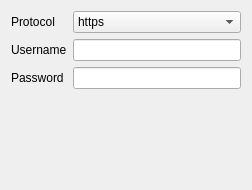
<?xml version="1.0" encoding="UTF-8"?>
<ui version="4.0">
 <class>OutboundEditor</class>
 <widget class="QWidget" name="OutboundEditor">
  <property name="geometry">
   <rect>
    <x>0</x>
    <y>0</y>
    <width>252</width>
    <height>190</height>
   </rect>
  </property>
  <property name="windowTitle">
   <string>Form</string>
  </property>
  <layout class="QFormLayout" name="formLayout">
   <item row="0" column="0">
    <widget class="QLabel" name="labelProtocol">
     <property name="text">
      <string>Protocol</string>
     </property>
     <property name="textFormat">
      <enum>Qt::PlainText</enum>
     </property>
    </widget>
   </item>
   <item row="0" column="1">
    <widget class="QComboBox" name="comboProtocol">
     <item>
      <property name="text">
       <string notr="true">https</string>
      </property>
     </item>
     <item>
      <property name="text">
       <string notr="true">quic</string>
      </property>
     </item>
    </widget>
   </item>
   <item row="1" column="0">
    <widget class="QLabel" name="labelUsername">
     <property name="text">
      <string>Username</string>
     </property>
     <property name="textFormat">
      <enum>Qt::PlainText</enum>
     </property>
    </widget>
   </item>
   <item row="1" column="1">
    <widget class="QLineEdit" name="textUsername"/>
   </item>
   <item row="2" column="0">
    <widget class="QLabel" name="labelPassword">
     <property name="text">
      <string>Password</string>
     </property>
     <property name="textFormat">
      <enum>Qt::PlainText</enum>
     </property>
    </widget>
   </item>
   <item row="2" column="1">
    <widget class="QLineEdit" name="textPassword">
     <property name="echoMode">
      <enum>QLineEdit::PasswordEchoOnEdit</enum>
     </property>
    </widget>
   </item>
  </layout>
 </widget>
 <resources/>
 <connections/>
</ui>
